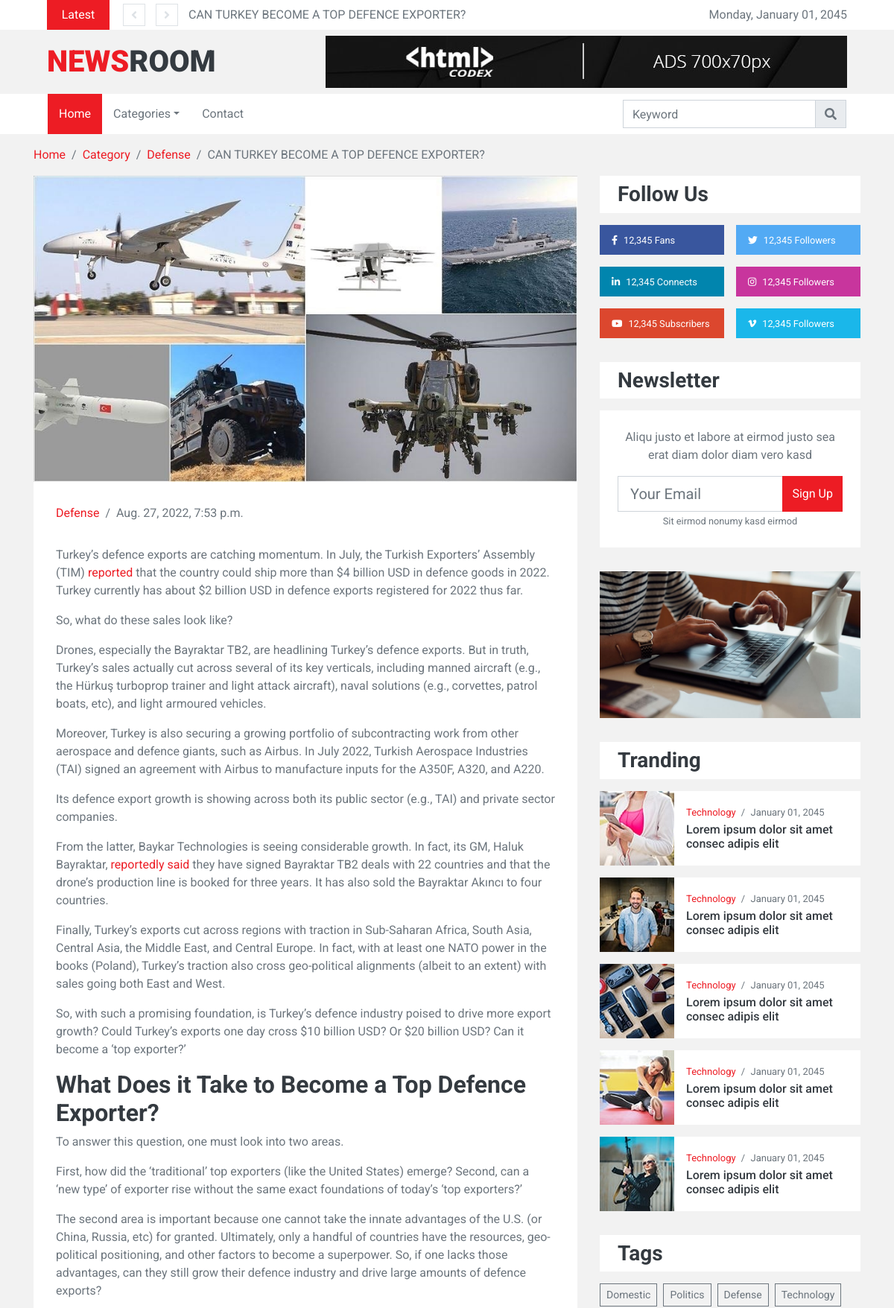
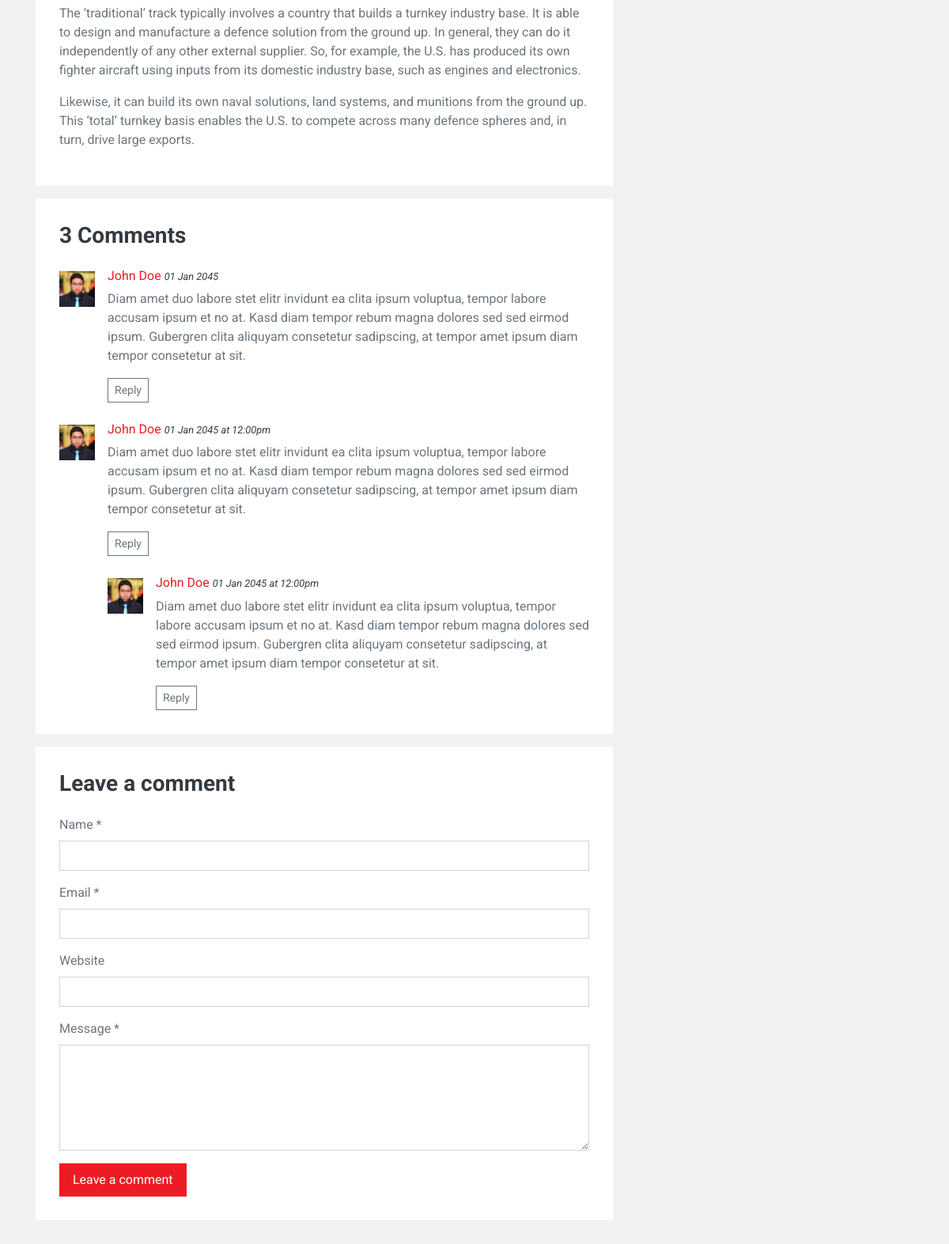
Page /detail/can-turkey-become-a-top-defence-exporter (upper part) on the committed database (2 pictures, top to bottom).
### myapp/models.py (models this page shows, shortened)
class News(models.Model):
    image = models.ImageField(upload_to='images')
    title = models.CharField(max_length=200)
    body = RichTextField()
    slug = models.SlugField(max_length=200)
    category=models.ForeignKey('Category',related_name='posts', on_delete=models.SET_NULL,blank=True,null=True)
    created_at=models.DateTimeField(auto_now_add=True)
    class Meta:
        ordering = ['-created_at',]

class Category(models.Model):
    title = models.CharField(max_length=100)
    slug = models.SlugField()
    def __str__(self):
        return self.title

### myapp/views.py (the view)
# urls.py: path('detail/<str:slug>',views.detail,name='detail'),
def detail(request,slug):
    new = News.objects.get(slug=slug)
    context = {
        'new' : new,
    }
    return render(request,'myapp/detail.html',context)

### myapp/context_processors.py (called while the page is built)
def categories(request):
    return {
        'categories' : Category.objects.all()
    }

def news(request):
    return {
        'news' : News.objects.all()
    }

### myapp/templates/myapp/detail.html
{% extends 'base.html' %}
{% load static %}
{% block content %}
        <div class="container-fluid">
            <div class="container">
                <nav class="breadcrumb bg-transparent m-0 p-0">
                    <a class="breadcrumb-item" href="#">Home</a>
                    <a class="breadcrumb-item" href="#">Category</a>
                    <a class="breadcrumb-item" >{{new.category}}</a>
                    <span class="breadcrumb-item active">{{new.title}}</span>
                </nav>
            </div>
        </div>
        <div class="container-fluid py-3">
            <div class="container">
                <div class="row">
                    <div class="col-lg-8">
                        <div class="position-relative mb-3">
                            <img class="img-fluid w-100" src="{{new.image.url}}" style="object-fit: cover;">
                            <div class="overlay position-relative bg-light">
                                <div class="mb-3">
                                    <a href="">{{new.category}}</a>
                                    <span class="px-1">/</span>
                                    <span>{{new.created_at}}</span>
                                </div>
                                <div>
                                    <p>{{new.body|safe}}</p>
                                </div>
                            </div>
                        </div>
                        <div class="bg-light mb-3" style="padding: 30px;">
                            <h3 class="mb-4">3 Comments</h3>
                            <div class="media mb-4">
                                <img src="{% static 'img/user.jpg' %}" alt="Image" class="img-fluid mr-3 mt-1" style="width: 45px;">
                                <div class="media-body">
                                    <h6><a href="">John Doe</a> <small><i>01 Jan 2045</i></small></h6>
                                    <p>Diam amet duo labore stet elitr invidunt ea clita ipsum voluptua, tempor labore
                                        accusam ipsum et no at. Kasd diam tempor rebum magna dolores sed sed eirmod ipsum.
                                        Gubergren clita aliquyam consetetur sadipscing, at tempor amet ipsum diam tempor
                                        consetetur at sit.</p>
                                    <button class="btn btn-sm btn-outline-secondary">Reply</button>
                                </div>
                            </div>
                            <div class="media">
                                <img src="{% static 'img/user.jpg' %}" alt="Image" class="img-fluid mr-3 mt-1" style="width: 45px;">
                                <div class="media-body">
                                    <h6><a href="">John Doe</a> <small><i>01 Jan 2045 at 12:00pm</i></small></h6>
                                    <p>Diam amet duo labore stet elitr invidunt ea clita ipsum voluptua, tempor labore
                                        accusam ipsum et no at. Kasd diam tempor rebum magna dolores sed sed eirmod ipsum.
                                        Gubergren clita aliquyam consetetur sadipscing, at tempor amet ipsum diam tempor
                                        consetetur at sit.</p>
                                    <button class="btn btn-sm btn-outline-secondary">Reply</button>
                                    <div class="media mt-4">
                                        <img src="{% static 'img/user.jpg' %}" alt="Image" class="img-fluid mr-3 mt-1"
                                            style="width: 45px;">
                                        <div class="media-body">
                                            <h6><a href="">John Doe</a> <small><i>01 Jan 2045 at 12:00pm</i></small></h6>
                                            <p>Diam amet duo labore stet elitr invidunt ea clita ipsum voluptua, tempor
                                                labore accusam ipsum et no at. Kasd diam tempor rebum magna dolores sed sed
                                                eirmod ipsum. Gubergren clita aliquyam consetetur sadipscing, at tempor amet
                                                ipsum diam tempor consetetur at sit.</p>
                                            <button class="btn btn-sm btn-outline-secondary">Reply</button>
                                        </div>
                                    </div>
                                </div>
                            </div>
                        </div>
                        <div class="bg-light mb-3" style="padding: 30px;">
                            <h3 class="mb-4">Leave a comment</h3>
                            <form>
                                <div class="form-group">
                                    <label for="name">Name *</label>
                                    <input type="text" class="form-control" id="name">
                                </div>
                                <div class="form-group">
                                    <label for="email">Email *</label>
                                    <input type="email" class="form-control" id="email">
                                </div>
                                <div class="form-group">
                                    <label for="website">Website</label>
                                    <input type="url" class="form-control" id="website">
                                </div>
                                <div class="form-group">
                                    <label for="message">Message *</label>
                                    <textarea id="message" cols="30" rows="5" class="form-control"></textarea>
                                </div>
                                <div class="form-group mb-0">
                                    <input type="submit" value="Leave a comment"
                                        class="btn btn-primary font-weight-semi-bold py-2 px-3">
                                </div>
                            </form>
                        </div>
                    </div>
                    {% include 'myapp/side.html' %}
                </div>
            </div>
        </div>
{% endblock %}

### templates/base.html (shortened to what this page needs)
<!DOCTYPE html>
{% load static %}
<html lang="en">
<head>
    <link href="https://cdnjs.cloudflare.com/ajax/libs/font-awesome/5.15.0/css/all.min.css" rel="stylesheet">
    <link href="{% static 'lib/owlcarousel/assets/owl.carousel.min.css' %}" rel="stylesheet">
    <link href="{% static 'css/style.css' %}" rel="stylesheet">
</head>
<body>
    <div class="container-fluid">
        <div class="row align-items-center bg-light px-lg-5">
            <div class="col-12 col-md-8">
                <div class="d-flex justify-content-between">
                    <div class="bg-primary text-white text-center py-2" style="width: 100px;">Latest</div>
                    <div class="owl-carousel owl-carousel-1 tranding-carousel position-relative d-inline-flex align-items-center ml-3" style="width: calc(100% - 100px); padding-left: 90px;">
                        {% for post in news|slice:"0:5" %}
                        <div class="text-truncate"><a class="text-secondary" href="{% url 'detail' post.slug %}">{{post.title}}</a></div>
                        {% endfor %}
                    </div>
                </div>
            </div>
            <div class="col-md-4 text-right d-none d-md-block">
                Monday, January 01, 2045
            </div>
        </div>
        <div class="row align-items-center py-2 px-lg-5">
            <div class="col-lg-4">
                <a href="" class="navbar-brand d-none d-lg-block">
                    <h1 class="m-0 display-5 text-uppercase"><span class="text-primary">News</span>Room</h1>
                </a>
            </div>
            <div class="col-lg-8 text-center text-lg-right">
                <img class="img-fluid" src="{% static 'img/ads-700x70.jpg' %}" alt="">
            </div>
        </div>
    </div>
    <div class="container-fluid p-0 mb-3">
        <nav class="navbar navbar-expand-lg bg-light navbar-light py-2 py-lg-0 px-lg-5">
            <div class="collapse navbar-collapse justify-content-between px-0 px-lg-3" id="navbarCollapse">
                <div class="navbar-nav mr-auto py-0">
                    <a href="{% url 'home' %}" class="nav-item nav-link active">Home</a>
                    <div class="nav-item dropdown">
                        <a href="#" class="nav-link dropdown-toggle" data-toggle="dropdown">Categories</a>
                    </div>
                    <a href="contact.html" class="nav-item nav-link">Contact</a>
                </div>
                <div class="input-group ml-auto" style="width: 100%; max-width: 300px;">
                    <input type="text" class="form-control" placeholder="Keyword">
                    <div class="input-group-append">
                        <button class="input-group-text text-secondary"><i
                                class="fa fa-search"></i></button>
                    </div>
                </div>
            </div>
        </nav>
    </div>
    {% block content %}
    {% endblock %}
</body>
</html>

### myapp/templates/myapp/side.html
{% load static %}
<div class="col-lg-4 pt-3 pt-lg-0">
    <div class="pb-3">
        <div class="bg-light py-2 px-4 mb-3">
            <h3 class="m-0">Follow Us</h3>
        </div>
        <div class="d-flex mb-3">
            <a href="" class="d-block w-50 py-2 px-3 text-white text-decoration-none mr-2" style="background: #39569E;">
                <small class="fab fa-facebook-f mr-2"></small><small>12,345 Fans</small>
            </a>
            <a href="" class="d-block w-50 py-2 px-3 text-white text-decoration-none ml-2" style="background: #52AAF4;">
                <small class="fab fa-twitter mr-2"></small><small>12,345 Followers</small>
            </a>
        </div>
        <div class="d-flex mb-3">
            <a href="" class="d-block w-50 py-2 px-3 text-white text-decoration-none mr-2" style="background: #0185AE;">
                <small class="fab fa-linkedin-in mr-2"></small><small>12,345 Connects</small>
            </a>
            <a href="" class="d-block w-50 py-2 px-3 text-white text-decoration-none ml-2" style="background: #C8359D;">
                <small class="fab fa-instagram mr-2"></small><small>12,345 Followers</small>
            </a>
        </div>
        <div class="d-flex mb-3">
            <a href="" class="d-block w-50 py-2 px-3 text-white text-decoration-none mr-2" style="background: #DC472E;">
                <small class="fab fa-youtube mr-2"></small><small>12,345 Subscribers</small>
            </a>
            <a href="" class="d-block w-50 py-2 px-3 text-white text-decoration-none ml-2" style="background: #1AB7EA;">
                <small class="fab fa-vimeo-v mr-2"></small><small>12,345 Followers</small>
            </a>
        </div>
    </div>
    <div class="pb-3">
        <div class="bg-light py-2 px-4 mb-3">
            <h3 class="m-0">Newsletter</h3>
        </div>
        <div class="bg-light text-center p-4 mb-3">
            <p>Aliqu justo et labore at eirmod justo sea erat diam dolor diam vero kasd</p>
            <div class="input-group" style="width: 100%;">
                <input type="text" class="form-control form-control-lg" placeholder="Your Email">
                <div class="input-group-append">
                    <button class="btn btn-primary">Sign Up</button>
                </div>
            </div>
            <small>Sit eirmod nonumy kasd eirmod</small>
        </div>
    </div>
    <div class="mb-3 pb-3">
        <a href=""><img class="img-fluid" src="{% static 'img/news-500x280-4.jpg' %}" alt=""></a>
    </div>
    <div class="pb-3">
        <div class="bg-light py-2 px-4 mb-3">
            <h3 class="m-0">Tranding</h3>
        </div>
        <div class="d-flex mb-3">
            <img src="{% static 'img/news-100x100-1.jpg' %}" style="width: 100px; height: 100px; object-fit: cover;">
            <div class="w-100 d-flex flex-column justify-content-center bg-light px-3" style="height: 100px;">
                <div class="mb-1" style="font-size: 13px;">
                    <a href="">Technology</a>
                    <span class="px-1">/</span>
                    <span>January 01, 2045</span>
                </div>
                <a class="h6 m-0" href="">Lorem ipsum dolor sit amet consec adipis elit</a>
            </div>
        </div>
        <div class="d-flex mb-3">
            <img src="{% static 'img/news-100x100-2.jpg' %}" style="width: 100px; height: 100px; object-fit: cover;">
            <div class="w-100 d-flex flex-column justify-content-center bg-light px-3" style="height: 100px;">
                <div class="mb-1" style="font-size: 13px;">
                    <a href="">Technology</a>
                    <span class="px-1">/</span>
                    <span>January 01, 2045</span>
                </div>
                <a class="h6 m-0" href="">Lorem ipsum dolor sit amet consec adipis elit</a>
            </div>
        </div>
        <div class="d-flex mb-3">
            <img src="{% static 'img/news-100x100-3.jpg' %}" style="width: 100px; height: 100px; object-fit: cover;">
            <div class="w-100 d-flex flex-column justify-content-center bg-light px-3" style="height: 100px;">
                <div class="mb-1" style="font-size: 13px;">
                    <a href="">Technology</a>
                    <span class="px-1">/</span>
                    <span>January 01, 2045</span>
                </div>
                <a class="h6 m-0" href="">Lorem ipsum dolor sit amet consec adipis elit</a>
            </div>
        </div>
        <div class="d-flex mb-3">
            <img src="{% static 'img/news-100x100-4.jpg' %}" style="width: 100px; height: 100px; object-fit: cover;">
            <div class="w-100 d-flex flex-column justify-content-center bg-light px-3" style="height: 100px;">
                <div class="mb-1" style="font-size: 13px;">
                    <a href="">Technology</a>
                    <span class="px-1">/</span>
                    <span>January 01, 2045</span>
                </div>
                <a class="h6 m-0" href="">Lorem ipsum dolor sit amet consec adipis elit</a>
            </div>
        </div>
        <div class="d-flex mb-3">
            <img src="{% static 'img/news-100x100-5.jpg' %}" style="width: 100px; height: 100px; object-fit: cover;">
            <div class="w-100 d-flex flex-column justify-content-center bg-light px-3" style="height: 100px;">
                <div class="mb-1" style="font-size: 13px;">
                    <a href="">Technology</a>
                    <span class="px-1">/</span>
                    <span>January 01, 2045</span>
                </div>
                <a class="h6 m-0" href="">Lorem ipsum dolor sit amet consec adipis elit</a>
            </div>
        </div>
    </div>
    <div class="pb-3">
        <div class="bg-light py-2 px-4 mb-3">
            <h3 class="m-0">Tags</h3>
        </div>
        <div class="d-flex flex-wrap m-n1">
            {% for category in categories %}
            <a href="{% url 'category' category.slug %}" class="btn btn-sm btn-outline-secondary m-1">{{category.title}}</a>
            {% endfor %}
        </div>
    </div>
</div>

### rows in the picture
News: title "CAN TURKEY BECOME A TOP DEFENCE EXPORTER?", category "Defense", image (picture), created_at "Aug. 27, 2022, 7:53 p.m.", body "Turkey’s defence exports are catching momentum. In July, the Turkish Exporters’ Assembly (TIM) reported that the country could ship more than $4 billion USD in defence goods in 2022. Turkey currently has about $2 billion USD in defence exports registered for 2022 thus far. So, what do these sales look like? Drones, especially the Bayraktar TB2, are headlining Turkey’s defence exports. But in truth, Turkey’s sales actually cut across several of its key verticals, including manned aircraft (e.g., the Hürkuş turboprop trainer and light attack aircraft), naval solutions (e.g., corvettes, patrol boats, etc), and light armoured vehicles. Moreover, Turkey is also securing a growing portfolio of…"
Category: title "Domestic"
Category: title "Politics"
Category: title "Defense"
Category: title "Technology"
